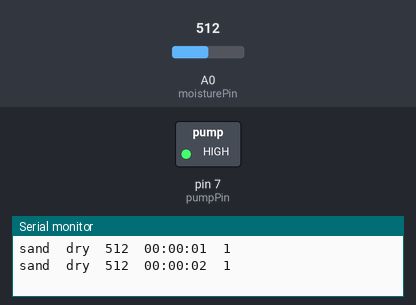
This sketch was run on a simulated Arduino Uno, built with avr-gcc and run on an emulated ATmega328P. Parts: switched loads named in the sketch (green lamp = pin HIGH), the last lines printed to the serial monitor. Inputs (shaded band) come from the test bench; at power-on: A0 (moisturePin) = 512.

Above: at 2.8 s.
2.9 s: A0 (moisturePin) set to 585
4.4 s: A0 (moisturePin) set to 615
At 6.3 s:
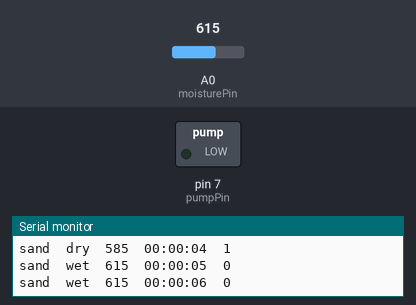
7.5 s: A0 (moisturePin) set to 590
At 8.6 s:
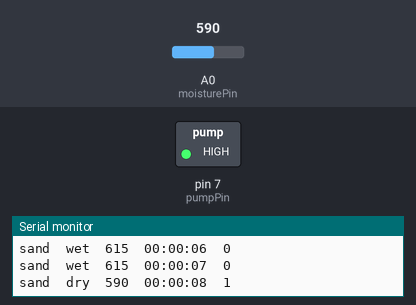
9.5 s: A0 (moisturePin) set to 610
At 11.3 s:
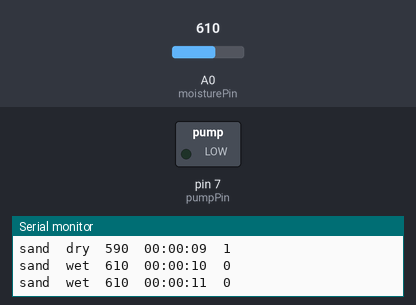
Timing chart, 0 to 12.5 s (numbered marks = the images above; inputs shaded):
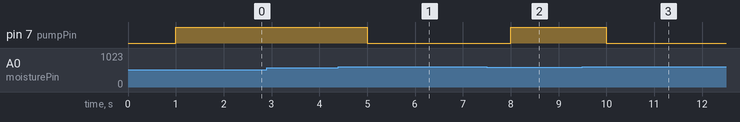

The sketch:

sketch_dec7a.ino
```cpp
const int moisturePin = A0;  // دخل حساس الرطوبة التناظري
const int pumpPin = 7;       // خرج الريليه للمضخة
const int moistureThreshold = 600;

unsigned long previousMillis = 0;
const long interval = 1000; // 10 ثواني

void setup() {
  Serial.begin(9600);
  pinMode(pumpPin, OUTPUT);
  digitalWrite(pumpPin, LOW); // المضخة مغلقة في البداية
}

void loop() {
  unsigned long currentMillis = millis();

  if (currentMillis - previousMillis >= interval) {
    previousMillis = currentMillis;

    // قراءة الرطوبة
    int moistureValue = analogRead(moisturePin);

    // حالة الرطوبة
    String state = (moistureValue > moistureThreshold) ? "wet" : "dry";

    // soil_type ثابت
    String soil_type = "sand";

    // حالة المضخة
    int pumpState = 0;

    // تشغيل المضخة لو الرطوبة أقل من threshold
    if (moistureValue < moistureThreshold) {
      digitalWrite(pumpPin, HIGH);
      pumpState = 1;
    } else {
      digitalWrite(pumpPin, LOW);
      pumpState = 0;
    }

    // تحويل millis() لصيغة HH:MM:SS
    unsigned long totalSeconds = currentMillis / 1000;
    unsigned long hours = (totalSeconds / 3600) % 24;
    unsigned long minutes = (totalSeconds / 60) % 60;
    unsigned long seconds = totalSeconds % 60;

    char timeStr[9];
    sprintf(timeStr, "%02lu:%02lu:%02lu", hours, minutes, seconds);

    // طباعة الداتا على Serial
    Serial.print(soil_type); Serial.print("\t");
    Serial.print(state); Serial.print("\t");
    Serial.print(moistureValue); Serial.print("\t");
    Serial.print(timeStr); Serial.print("\t");
    Serial.println(pumpState);
  }
}
```

Measured:
- the behaviour switches between 599 and 600 on A0 (moisturePin) (found by bisection; images 0 and 1)
- after the input at 4.4 s, pin 7 (pumpPin): HIGH → LOW after 0.60 s
- after the input at 7.5 s, pin 7 (pumpPin): LOW → HIGH after 0.50 s
- after the input at 9.5 s, pin 7 (pumpPin): HIGH → LOW after 0.50 s
